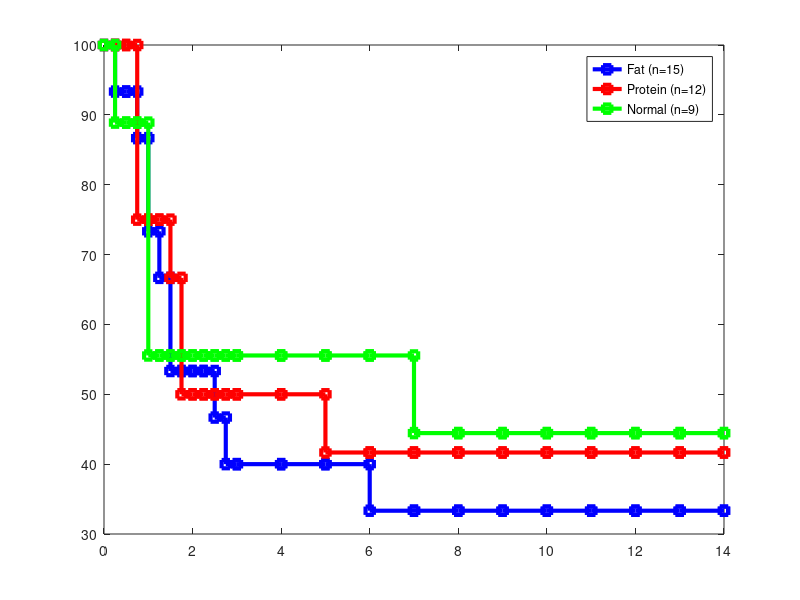

MATLAB code for this plot: (Note: this script raises an error after producing the figure.)
%% prepare for sepsis scoring stair plot
%Wan-Ting Zhao, 2020-01-30 Universitaetsklinikum Jena
NormalDiet=zeros(24,1);%24 timepoint
FatDiet=zeros(24,1);
ProteinDiet=zeros(24,1);
NormalDiet= [9	8	8	8	5	5	5	5	5	5	5	5	5	5	5	5	4	4	4	4	4	4	4	4];%survivor counts excluding MRT animals
FatDiet=[15	14	14	13	11	10	8	8	8	8	7	6	6	6	6	5	5	5	5	5	5	5	5	5];
ProteinDiet=[12	12	12	9	9	9	8	6	6	6	6	6	6	6	5	5	5	5	5	5	5	5	5	5];

%set for xaxis value
xaxis(1:13)=0:0.25:3;
xaxis(14:24)=4:1:14;

% prepare fraction of survival rate
FatDietFraction=FatDiet./FatDiet(1).*100;
NormalDietFraction=NormalDiet./NormalDiet(1).*100;
ProteinDietFraction=ProteinDiet./ProteinDiet(1).*100;

%plot stair plot
figure1=figure;
axes1 = axes('Parent',figure1);

stairs(xaxis,FatDietFraction,'Color','blue','LineWidth',3,'Marker','square');hold on;
stairs(xaxis,ProteinDietFraction,'Color','red','LineWidth',3,'Marker','square');
stairs(xaxis,NormalDietFraction,'Color','g','LineWidth',3,'Marker','square');

lgd = legend('Fat (n=15)','Protein (n=12)','Normal (n=9)');
lgd.FontSize = 15;
lgd.FontWeight = 'bold';

xlabel('Time span post infection (days)','FontSize',20)
ylabel('survival rate (%)','FontSize',20)

axis([0 14 0 100])
 set(axes1,'FontSize',14,'FontWeight','bold','XTick',...
    [0 2 4 6 8 10 12 14],'YTick',...
    [0 20 40 60 80 100],'ZTick',[-1 0 1]);

grid on;

saveas(gcf, sprintf('SurvivalRateStairPlot%s.png',datestr(now,'yyyymmdd')));
% saveas(gcf, sprintf('SurvivalRateStairPlot%s.fig',datestr(now,'yyyymmdd'))); 
